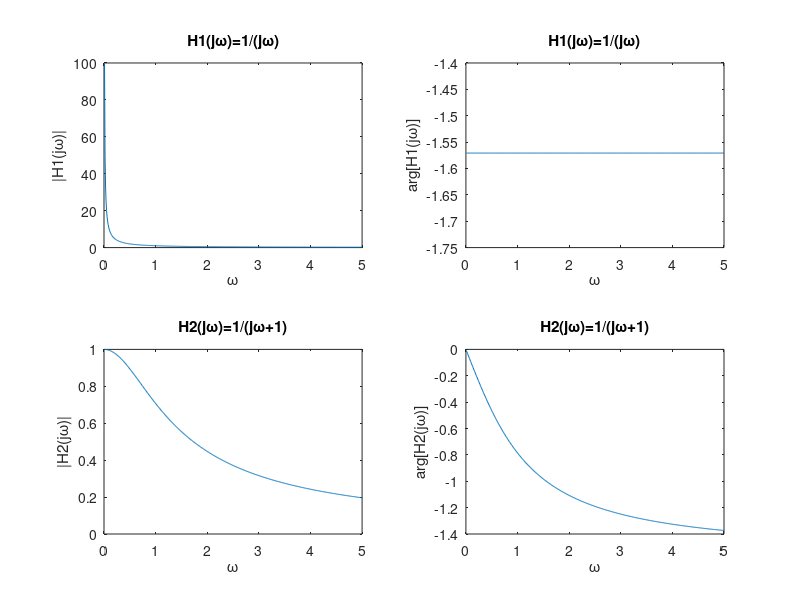

The MATLAB source for this figure:
% Exercise 14

%% Init Vector w
w = 0.01 : 0.01 : 5;

%% Case 1
H1 = 1./(1j.*w);

subplot(2,2,1)
plot(w, abs(H1))
xlabel('ω')
ylabel('|H1(jω)|')
title('H1(jω)=1/(jω)')

subplot(2,2,2)
plot(w, angle(H1))
xlabel('ω')
ylabel('arg[H1(jω)]')
title('H1(jω)=1/(jω)')

%% Case 2
H2 = 1./(1j.*w+1);

subplot(2,2,3)
plot(w, abs(H2))
xlabel('ω')
ylabel('|H2(jω)|')
title('H2(jω)=1/(jω+1)')

subplot(2,2,4)
plot(w, angle(H2))
xlabel('ω')
ylabel('arg[H2(jω)]')
title('H2(jω)=1/(jω+1)')